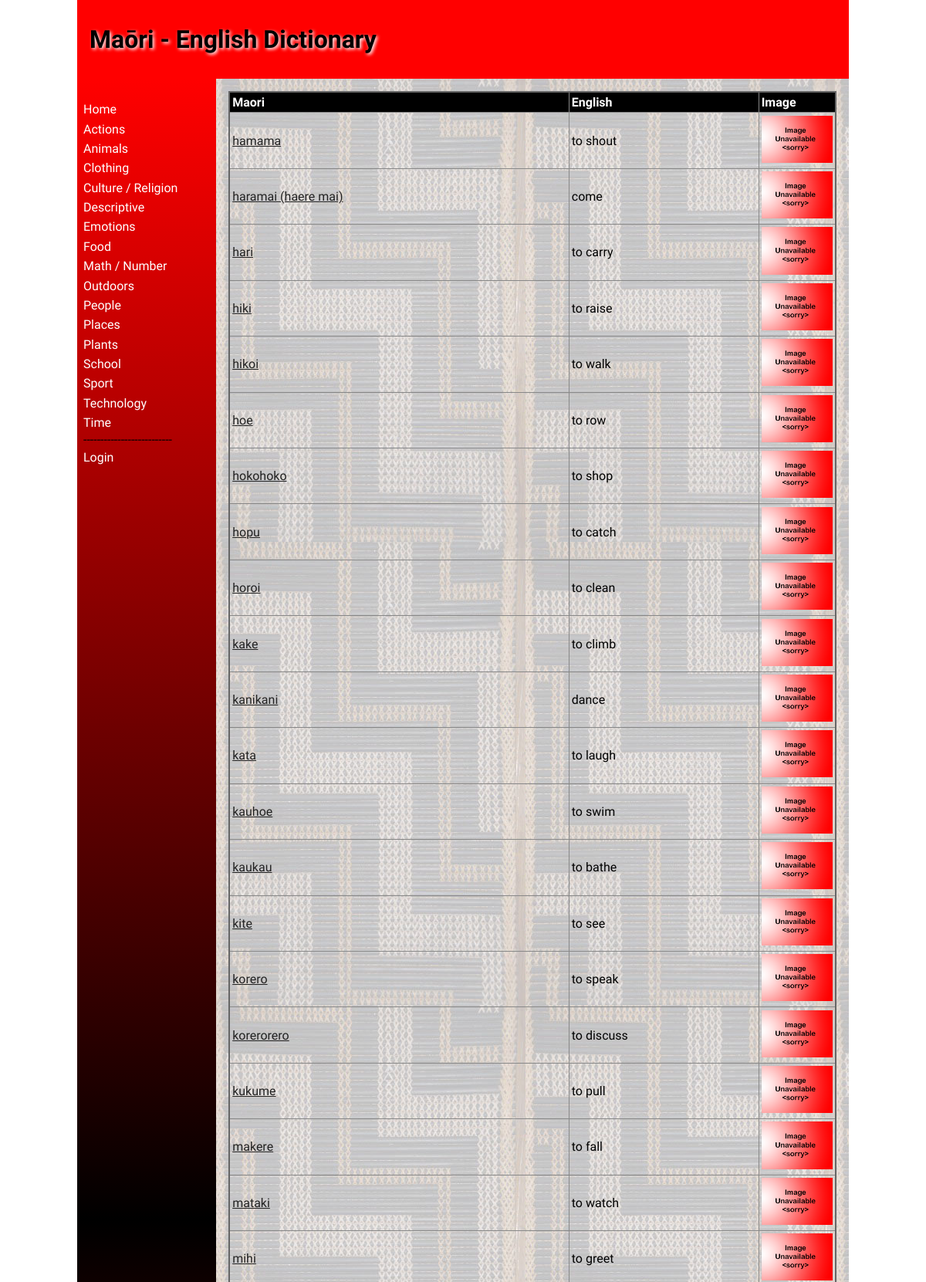
Page /category/1 (upper part) on the committed database.
### tables this page shows
CREATE TABLE categories
(
	id integer
		constraint categories_pk
			primary key autoincrement,
	name varchar(30)
);

CREATE TABLE "dictionary"
(
	id integer
		constraint dictionary_pk
			primary key autoincrement,
	maori_word varchar(30),
	definition varchar(50),
	level int,
	english_word varchar(30),
	image varchar(30),
	editor_id integer
		constraint dictionary_users_id_fk
			references users,
	editted varchar(30),
	cat_id integer
		references categories
			on update cascade on delete cascade
);

### app.py (the view)
@app.route('/category/<catID>')
def render_home1(catID):
    con = create_connection(DATABASE)
    query = "SELECT id, maori_word, english_word, image FROM dictionary WHERE cat_id=? ORDER BY maori_word ASC"
    cur = con.cursor()
    cur.execute(query, (catID, ))
    word_list = cur.fetchall()
    con.close()
    return render_template("category.html", logged_in=is_logged_in(), categories=get_categories(), words=word_list, teacher=is_teacher())

### app.py (called while the page is built)
def create_connection(db_file):
    try:
        connection = sqlite3.connect(db_file)
        return connection
    except Error as e:
        print(e)
    return None

def is_logged_in():
    if session.get("email") is None:
        print('Not Logged In')
        return False
    print('Logged In')
    return True

def is_teacher():
    if session.get("usertype") == "student":
        return False
    return True

def get_categories():
    con = create_connection(DATABASE)
    print(con)
    query = "SELECT id, name FROM categories ORDER BY name ASC"
    cur = con.cursor()
    cur.execute(query)
    category_list = cur.fetchall()
    con.close()
    return category_list

### templates/category.html (shortened to what this page needs)
{% extends 'base.html' %}
{% block heading %}Maōri - English Dictionary{% endblock %}
{% block main %}
<table>
    <tr>
        <th>Maori</th>
        <th>English</th>
        <th>Image</th>
    </tr>
    {% for word in words %}
    <tr>
        <td><a href="/word/{{ word[0] }}">{{ word[1] }}</a></td>
        <td>{{ word[2] }}</td>
        <td width="100"><img src="/static/images/{{ word[3] }}"></td>
    </tr>
    {% endfor %}
</table>
{% endblock %}

### templates/base.html (shortened to what this page needs)
<!doctype html>
<html lang="en">
<head>
    <link href="{{ url_for('static', filename='css/style.css') }}" rel="stylesheet">
</head>
<body>
<div id="container">
    <header>
        <h1>{% block heading %}{% endblock %}</h1>
    </header>
    <nav>
        <ul>
            <li><a href="\">Home</a></li>
            {% for category in categories %}
            <li><a href="/category/{{category[0]}}">{{category[1]}}</a></li>
            {% endfor %}
            --------------------------
            {% if logged_in %}
            <li><a href="\logout">Logout</a></li>
            {% if teacher %}
            <li><a href="\addword">Add Word</a></li>
            {% endif %}
            {% else %}
            <li><a href="\login">Login</a></li>
        </ul>
        {% endif %}
    </nav>
    <main>
        {% block main%}{% endblock %}
    </main>
</div>
</body>
</html>

### static/css/style.css (style rules this page uses)
* { font-family: Comfortaa, sans-serif; margin: 0; padding: 0; box-sizing: border-box; }
#container { display: grid; grid-template-columns: 75px auto; grid-template-areas: 'nav header' 'main main' 'footer footer'; }
header { grid-area: header; background-color: #f00; padding: 1rem; }
nav { grid-area: nav; }
main { grid-area: main; padding: 1rem; background-color: #edd; }
h1, h2, h3, h4 { padding: 1rem 0; font-family: 'Suez One', serif; color: #000; text-shadow: 2px 2px 4px #fff; }
a { color: #222; }
img { width: 100%; }
table { width: 100%; border: 2px solid #666; border-collapse: collapse; }
th, td { border: 1px solid #888; padding: 0.2rem; text-align: left; }
th { background-color: #000; color: #fff; }
@media only screen and (min-width: 768px) { #container { grid-template-columns: 180px auto; grid-template-areas: 'header header' 'nav main' 'footer footer'; } }
@media only screen and (min-width: 768px) { nav { background: linear-gradient(180deg, rgba(255,0,0,1) 0%, rgba(0, 0, 0, 1) 50%, rgba(255,0,0,1) 100%); padding: 0.5rem; } }
@media only screen and (min-width: 768px) { nav ul { list-style: none; } }
@media only screen and (min-width: 768px) { nav li { padding: 0.2rem 0; } }
@media only screen and (min-width: 768px) { nav a { color: #fff; text-decoration: none; } }
@media only screen and (min-width: 768px) { main { background-image: url('/poutama.jpg'); } }
@media only screen and (min-width: 1000px) { #container { width: 1000px; margin: auto; } }

### rows in the picture
categories: name "Actions"
categories: name "Animals"
categories: name "Clothing"
categories: name "Culture / Religion"
categories: name "Descriptive"
categories: name "Emotions"
categories: name "Food"
categories: name "Math / Number"
categories: name "Outdoors"
categories: name "People"
categories: name "Places"
categories: name "Plants"
categories: name "School"
categories: name "Sport"
categories: name "Technology"
categories: name "Time"
dictionary: maori_word "hamama", english_word "to shout", image (placeholder picture)
dictionary: maori_word "haramai (haere mai)", english_word "come", image (placeholder picture)
dictionary: maori_word "hari", english_word "to carry", image (placeholder picture)
dictionary: maori_word "hiki", english_word "to raise", image (placeholder picture)
dictionary: maori_word "hikoi", english_word "to walk", image (placeholder picture)
dictionary: maori_word "hoe", english_word "to row", image (placeholder picture)
dictionary: maori_word "hokohoko", english_word "to shop", image (placeholder picture)
dictionary: maori_word "hopu", english_word "to catch", image (placeholder picture)
dictionary: maori_word "horoi", english_word "to clean", image (placeholder picture)
dictionary: maori_word "kake", english_word "to climb", image (placeholder picture)
dictionary: maori_word "kanikani", english_word "dance", image (placeholder picture)
dictionary: maori_word "kata", english_word "to laugh", image (placeholder picture)
dictionary: maori_word "kauhoe", english_word "to swim", image (placeholder picture)
dictionary: maori_word "kaukau", english_word "to bathe", image (placeholder picture)
dictionary: maori_word "kite", english_word "to see", image (placeholder picture)
dictionary: maori_word "korero", english_word "to speak", image (placeholder picture)
dictionary: maori_word "korerorero", english_word "to discuss", image (placeholder picture)
dictionary: maori_word "kukume", english_word "to pull", image (placeholder picture)
dictionary: maori_word "makere", english_word "to fall", image (placeholder picture)
dictionary: maori_word "mataki", english_word "to watch", image (placeholder picture)
dictionary: maori_word "mihi", english_word "to greet", image (placeholder picture)
